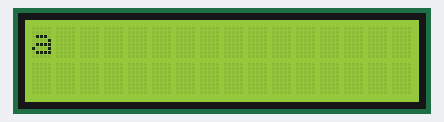
A sketch run on a simulated Arduino Uno, built with avr-gcc and run on an emulated ATmega328P. Parts: 16×2 character LCD.

Above: at 0.1 s.
At 0.7 s:
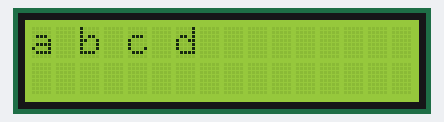
At 1.5 s:
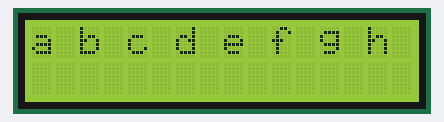
At 2.9 s:
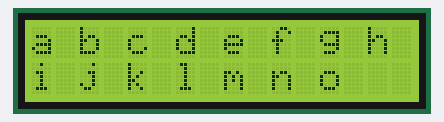
At 4.3 s:
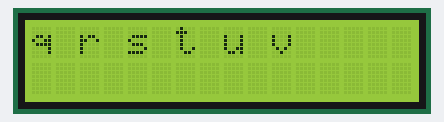
At 5.8 s:
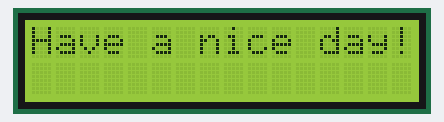

The sketch:

Display-string.ino
```cpp
#include <LiquidCrystal.h>
LiquidCrystal lcd(7, 8, 9, 10, 11, 12);
void setup() {
  lcd.begin(16, 2);
  int x='a',g=0,i=0,j=0;
  while(g==0)
        {
         if(x>'z')
            {
             g=1;
             lcd.clear();
             delay(500);
             lcd.print("Have a nice day!");
             delay(2500);
             lcd.clear();
              }
          else
             {
              if(j==16)
                 {
                  j=0;
                  if(i==1)
                     {
                       i--;
                       lcd.setCursor(j,i);
                       lcd.clear();
                     }
                  else
                     {
                      i++;
                      lcd.setCursor(j,i);
                     }
                 }
              lcd.setCursor(j,i);
              lcd.print(char(x));
              lcd.setCursor(j+1,i);
              lcd.print("");
              x++;
              j+=2;
              delay(200);
             }
        }
}
void loop() {
}
```

Measured:
- what the display in image 5 shows lasts 2.5 s, from 5.8 s to 8.3 s
